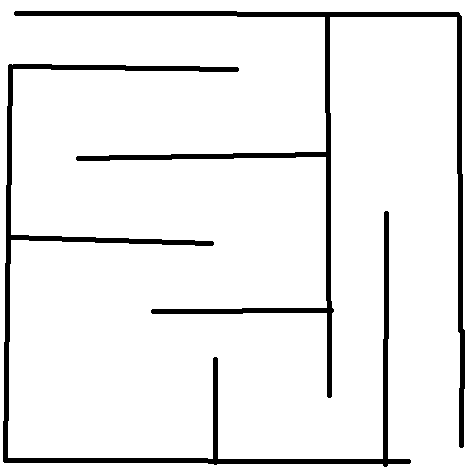
#> input picture maze2.png, 472 x 468 px
$ python solveMazeFromImage.py
#> lines starting #> are read from the running program, lines starting #| are printed output that depends on the picture; after the words box and inside, x2 and y2 are one past the last pixel; in counts of white or black regions, pixels touching at a corner belong together
### findMaze.py
import cv2
import numpy as np
import matplotlib.pyplot as plt

def maze_to_array(image_path):
    """
    Convert a maze image to a 2D binary array with improved wall detection
    0 represents paths (white)
    1 represents walls (black)
    """
#> called with image_path = 'maze2.png'
    # Read the image
    image = cv2.imread(image_path)
#> image is the input picture: shape (468, 472, 3); 92.6% white; 2 black regions, box (x1, y1, x2, y2) and area: (14, 11, 465, 448) 8432, (3, 64, 411, 467) 7913
    if image is None:
        raise ValueError(f"Could not read the image at {image_path}")

    # Convert to grayscale
    gray = cv2.cvtColor(image, cv2.COLOR_BGR2GRAY)

    # Increase contrast
    gray = cv2.equalizeHist(gray)

    # Apply Gaussian blur to reduce noise
    blurred = cv2.GaussianBlur(gray, (5, 5), 0)
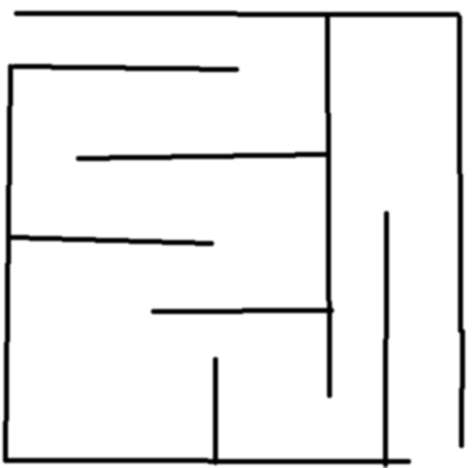
#> blurred: shape (468, 472); min 0, max 255, mean 236.1

    # Apply binary thresholding with Otsu's method
    _, binary = cv2.threshold(blurred, 0, 255, cv2.THRESH_BINARY_INV + cv2.THRESH_OTSU)
#> binary: shape (468, 472); 7.4% white; 2 white regions, box (x1, y1, x2, y2) and area: (14, 11, 465, 448) 8464, (3, 64, 411, 468) 7961

    # Enhance edges
    kernel = np.ones((3,3), np.uint8)
    binary = cv2.dilate(binary, kernel, iterations=1)
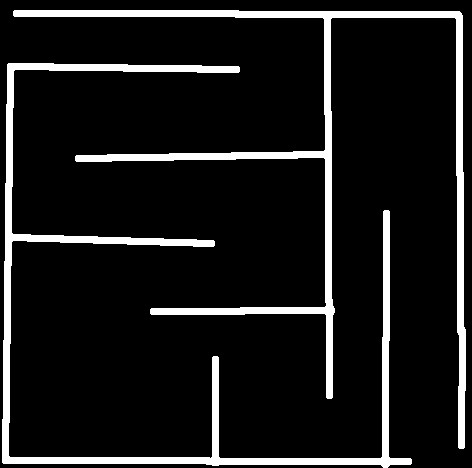
#> binary: shape (468, 472); 10.4% white; 2 white regions, box (x1, y1, x2, y2) and area: (13, 10, 466, 449) 11878, (2, 63, 412, 468) 11174
    binary = cv2.erode(binary, kernel, iterations=1)

    # Get image dimensions
    height, width = binary.shape
#> height = 468; width = 472
    grid_size = 20  # Adjust based on maze complexity

    # Calculate cell dimensions
    cell_height = height // grid_size
#> cell_height = 23
    cell_width = width // grid_size
#> cell_width = 23

    # Create maze array
    maze_array = np.zeros((grid_size, grid_size), dtype=np.int32)

    # More sensitive wall detection with special handling for edges
    for i in range(grid_size):
        for j in range(grid_size):
            # Get region for current cell
            y_start = i * cell_height
            y_end = (i + 1) * cell_height
            x_start = j * cell_width
            x_end = (j + 1) * cell_width

            # Get cell region
            cell_region = binary[y_start:y_end, x_start:x_end]

            # More sensitive detection for bottom edge
            if i == grid_size - 1:
                threshold = 0.05  # Lower threshold for bottom edge
            else:
                threshold = 0.1   # Normal threshold for other cells

            # If any significant amount of black pixels, mark as wall
            if np.sum(cell_region > 0) > (cell_height * cell_width * threshold):
                maze_array[i, j] = 1
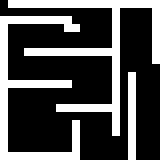
#> maze_array: shape (20, 20) int32 (shown 8 times larger); values 0 (black) and 1 (white), 30% white in thin lines or dots

    # Ensure bottom border is detected
    bottom_strip = binary[-cell_height:]
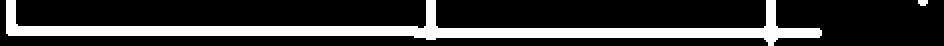
#> bottom_strip: shape (23, 472) (shown 2 times larger); 21% white; 2 white regions (1 under 20 px), largest, box (x1, y1, x2, y2) and area: (3, 0, 411, 23) 2272
    if np.sum(bottom_strip > 0) > (bottom_strip.size * 0.05):
        maze_array[-1, :] = 1
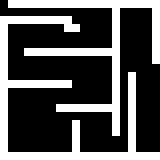
#> maze_array: shape (20, 20) int32 (shown 8 times larger); values 0 (black) and 1 (white), 32.2% white in thin lines or dots

    return maze_array

# [54 lines left out: functions display_processing_steps, main, not called in this run]

# [2 lines that do not run on import are left out]

### mazeSolver.py
#!/usr/bin/env python3
"""dijkstra map solverrrr
solver = {pos : (dist, prev, [next])}
"""
import json

def dijkstra(maze, start, end):
	width = len(maze[0])
	height = len(maze)
	solver = {pos: (float('inf'), None, []) for pos in range(width * height)}
	solver[start] = (0, None, [])
	queue = [start]
	while queue:
		current = queue.pop(0)
		i = current // width
		j = current % width
		for x, y in [(i+1, j), (i-1, j), (i, j+1), (i, j-1)]:
			if 0 <= x < height and 0 <= y < width and maze[x][y] == 0:
				pos = width * x + y
				dist = solver[current][0] + 1
				if dist < solver[pos][0]:
					solver[pos] = (dist, current, [])
					queue.append(pos)
				if dist == solver[pos][0]:
					solver[pos][2].append(current)
	""" if i of past ind == i of current ind pass
	else if past i less current i then instruction is L else inst is R
	then handle rotation
	"""
	path = []
	current = end
	i = 0
	while current is not None and i < len(solver.keys()):
		path.append(current)
		current = solver[current][1]
		i+=1
	path = path[::-1]
	ang_of_rotations = [0]
	instructions = []
	stopPoints = []
	prev = path[0]
	for current in path:
		getDir(prev, current, ang_of_rotations, instructions, width, stopPoints)
		prev = current

	return json.dumps({"path": path[:], "instructions": instructions[:], "stopPoints": stopPoints[:], "instructionString": "".join(instructions)})

def getDir(prev, current, ang_of_rotations, instructions, width,stopPoints):
	prev_i = prev // width
	prev_j = prev % width
	current_i = current // width
	current_j = current % width
	if prev_i == current_i:
		if prev_j > current_j:
			if ang_of_rotations[0] == 1:
				instructions.append("R")
				stopPoints.append(prev)
			elif ang_of_rotations[0] == 3:
				instructions.append("L")
				stopPoints.append(prev)
			ang_of_rotations[0] = 2
		elif prev_j < current_j:
			if ang_of_rotations[0] == 1:
				stopPoints.append(prev)
				instructions.append("L")
			elif ang_of_rotations[0] == 3:
				instructions.append("R")
				stopPoints.append(prev)
			ang_of_rotations[0] = 0
	elif prev_j == current_j:
		if prev_i > current_i:
			if ang_of_rotations[0] == 0:
				instructions.append("L")
				stopPoints.append(prev)
			elif ang_of_rotations[0] == 2:
				instructions.append("R")
				stopPoints.append(prev)
			ang_of_rotations[0] = 3
		elif prev_i < current_i:
			if ang_of_rotations[0] == 0:
				instructions.append("R")
				stopPoints.append(prev)
			elif ang_of_rotations[0] == 2:
				instructions.append("L")
				stopPoints.append(prev)
			ang_of_rotations[0] = 1


# [2 lines that do not run on import are left out]

### solveMazeFromImage.py
from findMaze import maze_to_array
# from mazeVisualizer import solveMaze
from mazeSolver import dijkstra
import json
import matplotlib.pyplot as plt

array = maze_to_array("maze2.png").tolist()
#> array = 20 items
mazew = len(array[0])
#> mazew = 20
mazeh = len(array)
#> mazeh = 20
array[mazeh - 1][mazew -1] = 0
solution = dijkstra(array, 0,  mazew * mazeh -1)
#> the loop in dijkstra, `while queue:` made 272 passes
#> (i, j) on passes 1 to 3: (0, 0), (1, 0), (1, 1)
#> after the loop in dijkstra, `while queue:`: queue = []; solver = 400 items
#> the loop in dijkstra, `while current is not None and i < len(solver.keys()):` made 79 passes
#> current on passes 1 to 12: 379, 378, 377, 357, 337, 317, 297, 277, 257, 237, 217, 197
#> after the loop in dijkstra, `while current is not None and i < len(solver.keys()):`: i = 79; path = 79 values, max 399 at index 0, min 0 at index 78, mean 201.7
#> in dijkstra, `path = path[::-1]`: path = 79 values, max 399 at index 78, min 0 at index 0, mean 201.7
#> in dijkstra, `prev = path[0]`: prev = 0
#> the loop in dijkstra, `for current in path:` made 79 passes
#> (current, prev_i in getDir, prev_j in getDir, current_i in getDir, current_j in getDir, prev) on passes 2 to 13: (20, 0, 0, 1, 0, 20), (21, 1, 0, 1, 1, 21), (22, 1, 1, 1, 2, 22), (23, 1, 2, 1, 3, 23), (24, 1, 3, 1, 4, 24), (25, 1, 4, 1, 5, 25), (26, 1, 5, 1, 6, 26), (27, 1, 6, 1, 7, 27), (28, 1, 7, 1, 8, 28), (29, 1, 8, 1, 9, 29), (49, 1, 9, 2, 9, 49), (50, 2, 9, 2, 10, 50)
#> (prev_i in getDir, prev_j in getDir, current_i in getDir, current_j in getDir, prev) on pass 1: (0, 0, 0, 0, 0)
solution = json.loads(solution)
#> solution = 4 items
for i in solution["path"]:
	array[i // mazew][i % mazew] = 2
#> this loop made 79 passes
#> i on passes 2 to 13: 20, 21, 22, 23, 24, 25, 26, 27, 28, 29, 49, 50
print("soved\n")
print(solution)
#> (printed output is left out)

cmap = plt.cm.colors.ListedColormap(['white', 'black', 'blue'])

plt.imshow(array, cmap=cmap)
plt.show()
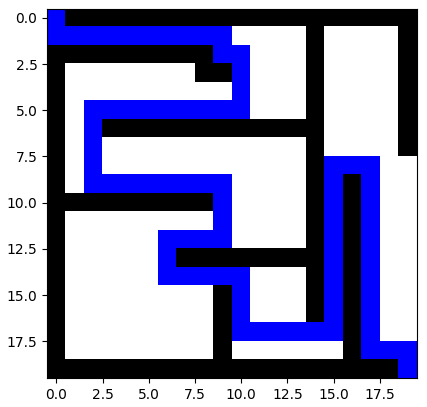
#> figure drawn by matplotlib, 1 panel
